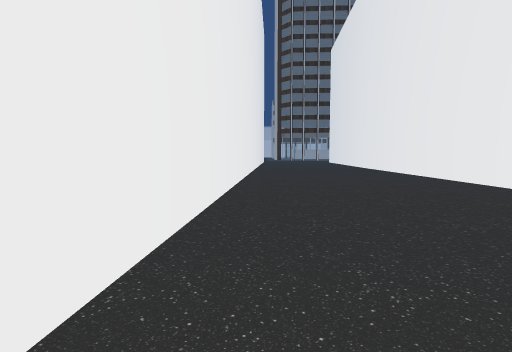
view 1 (above)

24 first-person views from a walk through a Unity game level. The camera is 1.2 m above the floor, tilts 4° down and sees 80° across. The floor is counted in squares, 2 m on a side. Each view is taken from the middle of a square. On the plan, view 1 faces up. The plan holds only what a view shows up to about 9 squares ahead; the rest is blank. The place goes on beyond the plan. The player is left out. Some surface patterns are stand-ins.

view 2
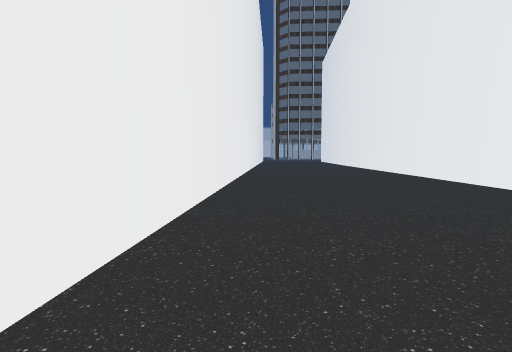

view 3
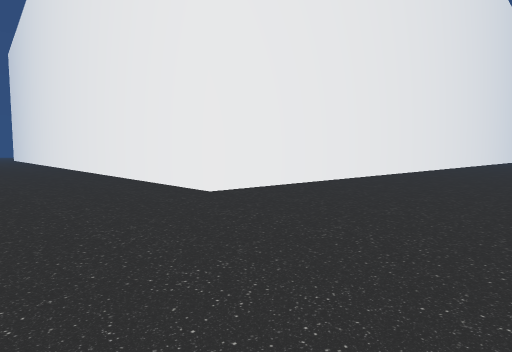

view 4
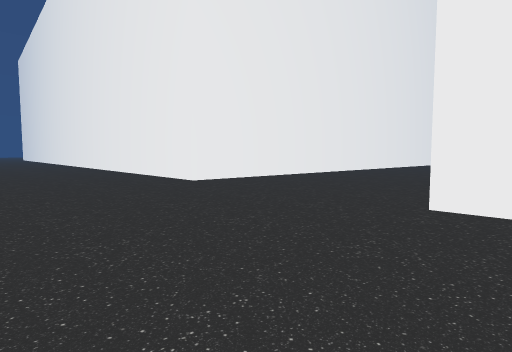

view 5
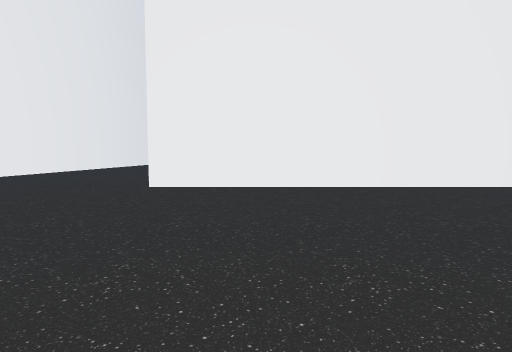

view 6
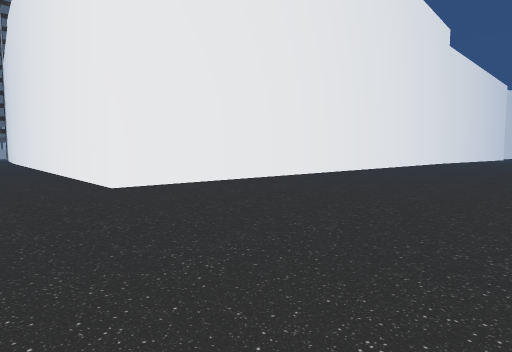

view 7
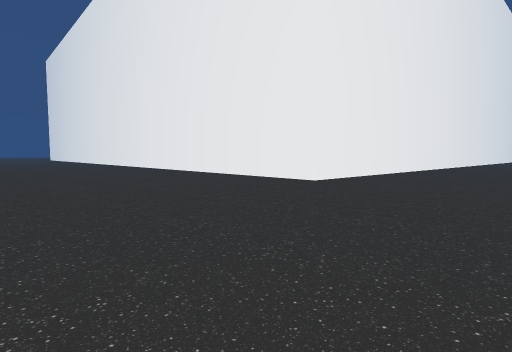

view 8
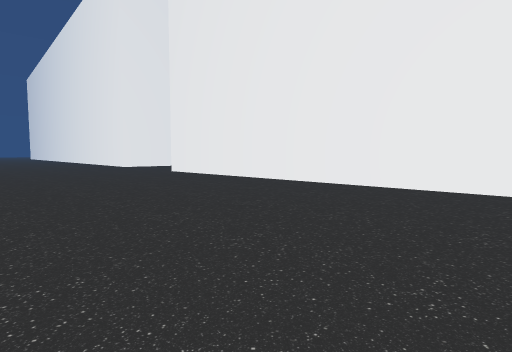

view 9
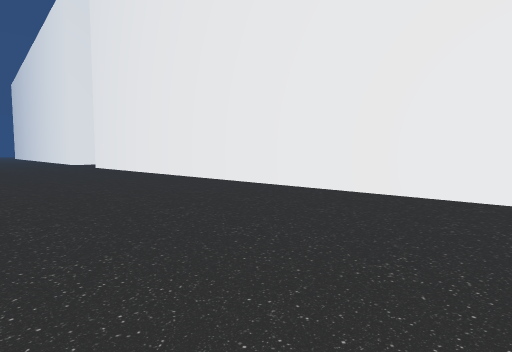

view 10
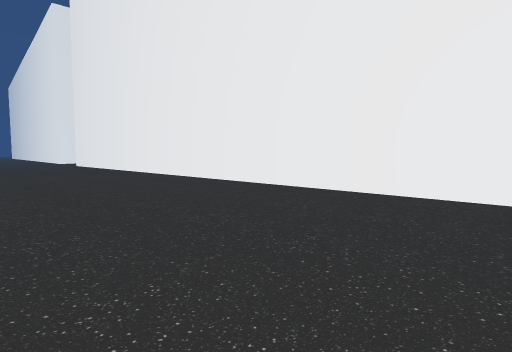

view 11
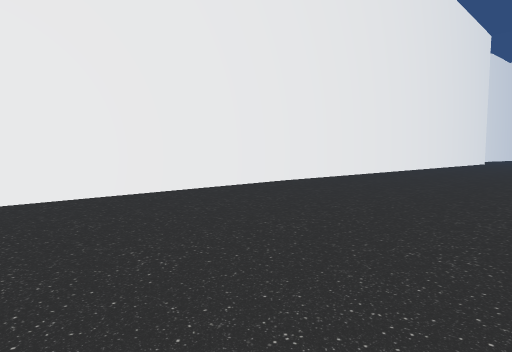

view 12
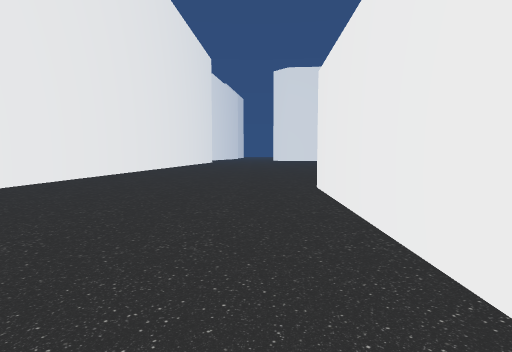

view 13
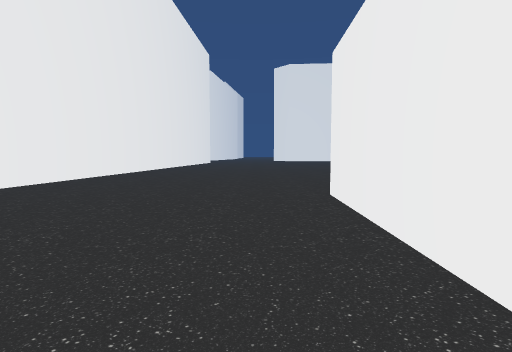

view 14
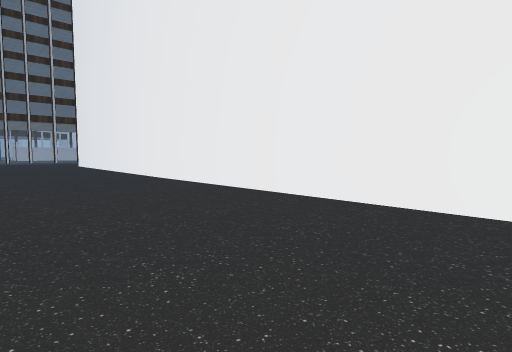

view 15
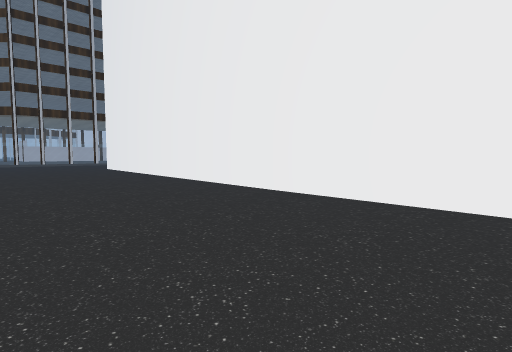

view 16
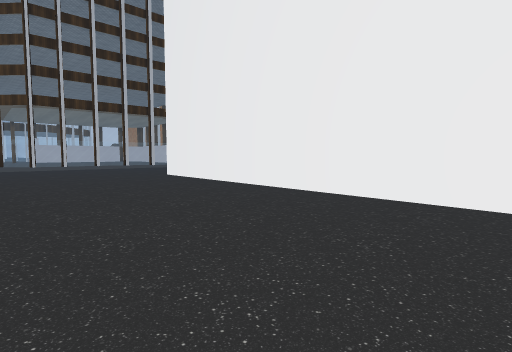

view 17
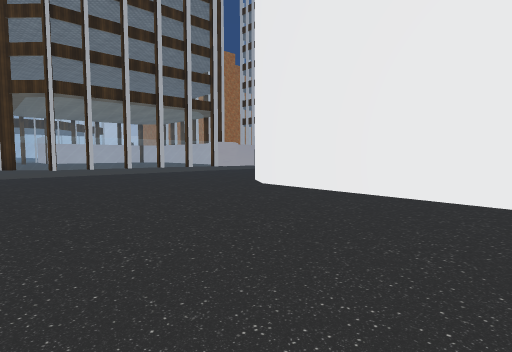

view 18
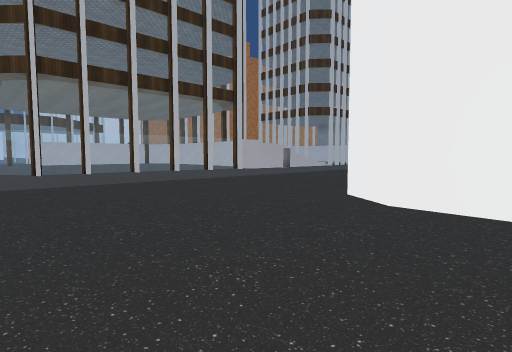

view 19
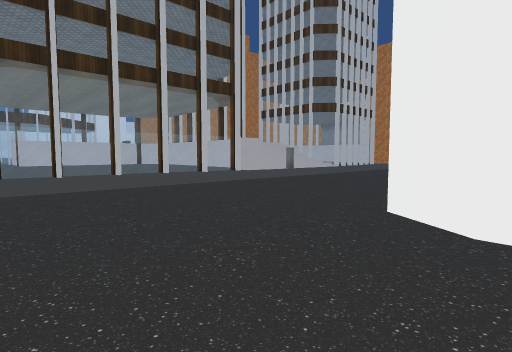

view 20
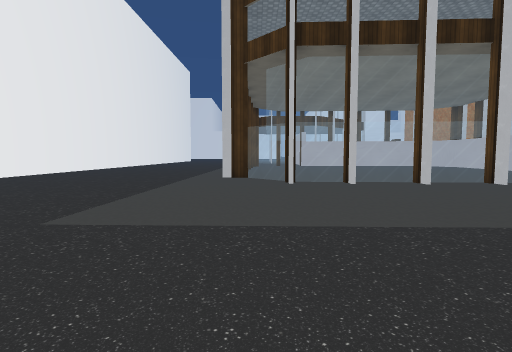

view 21
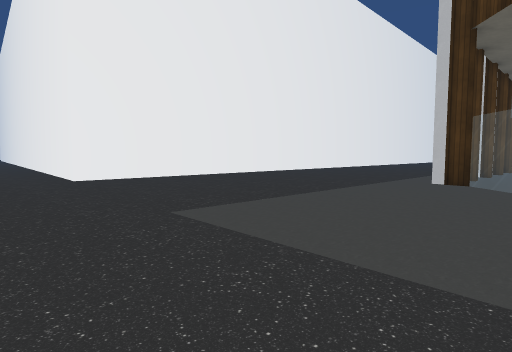

view 22
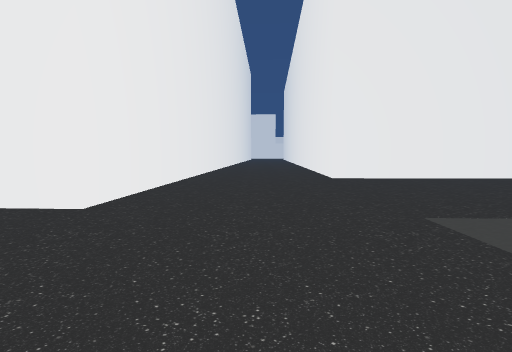

view 23
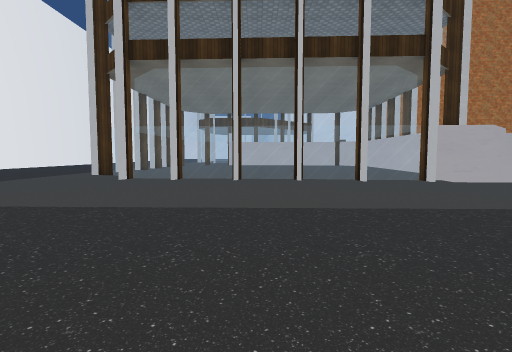

view 24
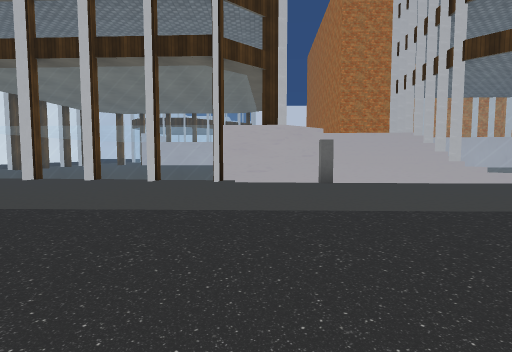

### Floor plan
Key: @ floor where view 1 was taken; # wall or solid block; . floor; / step, stairs or slope; = window, fence, low wall or low ledge; B building.
Columns run from 6 left of view 1 to 30 right of it. Each row starts with its distance up from view 1.
 38          =
 37          =
 36       ...=
 35   #.....#= === =
 34   #.....#==========#=//=
 33   #.......========##///==
 32   #........##.##.#//////=
 31   #................#....
 30   #....................
 29 ###....................
 28 ......................
 27  ....................
 26  ...................
 25  ######.........  .
 24       #.....#
 23        .....#
 22        .....#
 21        .....#
 20        .....#
 19        .....#
 18        ....##
 17        ....#
 16        ....#
 15        ....#
 14        ....#
 13        ....#
 12        ....#
 11        ....#
 10        ....#
  9      ##....#
  8      #.....#
  7      #.....#
  6      #.....#
  5      #.....#
  4      #.....#
  3      #.....#
  2      #.....#
  1      #.....
  0      #@...#
 -1      #....#
 -2      #....#
 -3      #....#
 -4      #....#
 -5 ######....###########################
 -6 .....................................
 -7 .....................................
 -8 .....................................
 -9 .....................................
-10 .....................................
-11     .......... ......  B   #####.....

Positions as (right, up) in squares from view 1, and headings:
1: (0, 0), facing up
2: (0, -3), facing up
3: (3, -8), facing up-left
4: (5, -9), facing up-left
5: (6, -11), facing up
6: (2, -11), facing up-right
7: (3, -11), facing up-left
8: (14, -11), facing up-left
9: (19, -10), facing up-left
10: (22, -10), facing up-left
11: (20, -10), facing up-right
12: (20, -10), facing right
13: (21, -10), facing right
14: (1, 6), facing up-right
15: (1, 10), facing up-right
16: (1, 15), facing up-right
17: (1, 19), facing up-right
18: (2, 22), facing up-right
19: (3, 23), facing up-right
20: (3, 26), facing up
21: (4, 27), facing up-left
22: (4, 27), facing left
23: (7, 25), facing up
24: (12, 25), facing up
